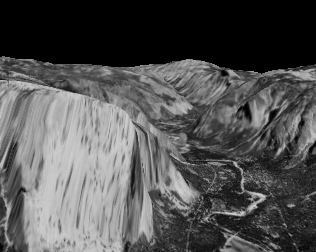
%> input picture src/Optical Flow/Gaussian Pyramids/yos_img_01.jpg, 316 x 252 px
$ octave p2_2.m   (GNU Octave 9; MATLAB toolbox functions it lacks are replaced by stand-ins)
%> lines starting %> are read from the running program, lines starting %| are printed output that depends on the picture
### src/Optical Flow/Gaussian Pyramids/REDUCE.m
function [IR,a1,a2] = REDUCE(I)
a1 = 1;
a2 = 1;
f = [1/16  1/4  3/8  1/4  1/16]'*[1/16  1/4  3/8  1/4  1/16];
If = imfilter(I,f);
IR = If(1:2:end, 1:2:end);
[r,c] = size(I);
if mod(r,2) == 0
    a1 = 0;
end
if mod(c,2) == 0
    a2 = 0;
end
end

### src/Optical Flow/Gaussian Pyramids/EXPAND.m
function [IE] = EXPAND(I,a1,a2)
[r,c] = size(I);
r2 = 2*r-1;
c2 = 2*c-1;
if a1 == 0
    r2 = 2*r;
end
if a2 == 0
    c2 = 2*c;
end
IE = zeros(r2,c2);
for i = 1:r
    for j = 1:c
        IE(2*i-1,2*j-1) = I(i,j);
    end
end
f = 4*[1/16  1/4  3/8  1/4  1/16]'*[1/16  1/4  3/8  1/4  1/16];
IE = imfilter(IE,f);
end

### src/Optical Flow/Gaussian Pyramids/imnormalize.m
function IN = imnormalize(I)
I = I - min(min(I));
IN = I/max(max(I));
end

### src/Optical Flow/Gaussian Pyramids/p2_2.m
clear
clc

I = im2double(imread('yos_img_01.jpg'));
%> I: size 252x316 double; min 0, max 0.827, mean 0.326
[R2,a1,a2] = REDUCE(I);
%> in REDUCE, `IR = If(1:2:end, 1:2:end);`:
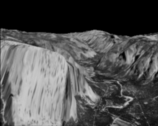
%> IR: size 126x158 double; min 0, max 0.801, mean 0.324
%> a1 = 0; a2 = 0
[R3,b1,b2] = REDUCE(R2);
%> b1 = 0; b2 = 0
[R4,c1,c2] = REDUCE(R3);
%> in REDUCE (call 3), `IR = If(1:2:end, 1:2:end);`:
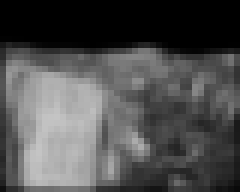
%> IR: size 32x40 double (shown 6 times larger); min 0, max 0.77, mean 0.311
%> c1 = 1; c2 = 1

E3 = EXPAND(R4,c1,c2);
E2 = EXPAND(R3,b1,b2);
%> call 2 of EXPAND, with a1 = 0, a2 = 0
%> after the loop in EXPAND (call 2), `for i = 1:r`:
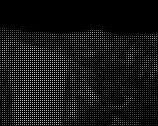
%> IE: size 126x158 double; min 0, max 0.782, mean 0.0804
E1 = EXPAND(R2,a1,a2);
%> call 3 of EXPAND, with a1 = 0, a2 = 0
%> after the loop in EXPAND (call 3), `for i = 1:r`:
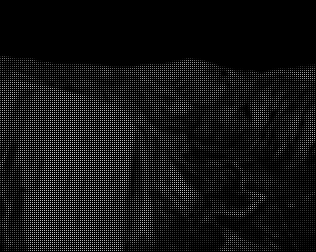
%> IE: size 252x316 double; min 0, max 0.801, mean 0.0811

L1 = I - E1;
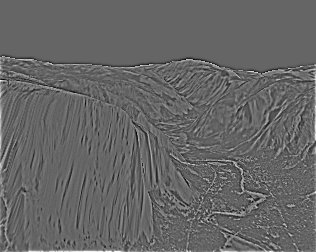
%> L1: size 252x316 double; min -0.295, max 0.448, mean 0.00214; drawn with min black and max white
L2 = R2 - E2;
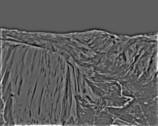
%> L2: size 126x158 double; min -0.226, max 0.391, mean 0.00393; drawn with min black and max white
L3 = R3 - E3;
L4 = R4;

L1 = imnormalize(L1);
L2 = imnormalize(L2);
L3 = imnormalize(L3);
%> in imnormalize (call 3), `I = I - min(min(I));`:
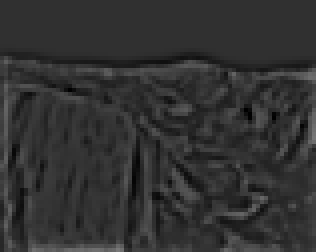
%> I: size 63x79 double (shown 4 times larger); min 0, max 0.472, mean 0.198

figure()
imshow(L1)
figure()
imshow(L2)
figure()
imshow(L3)
figure()
imshow(L4)
